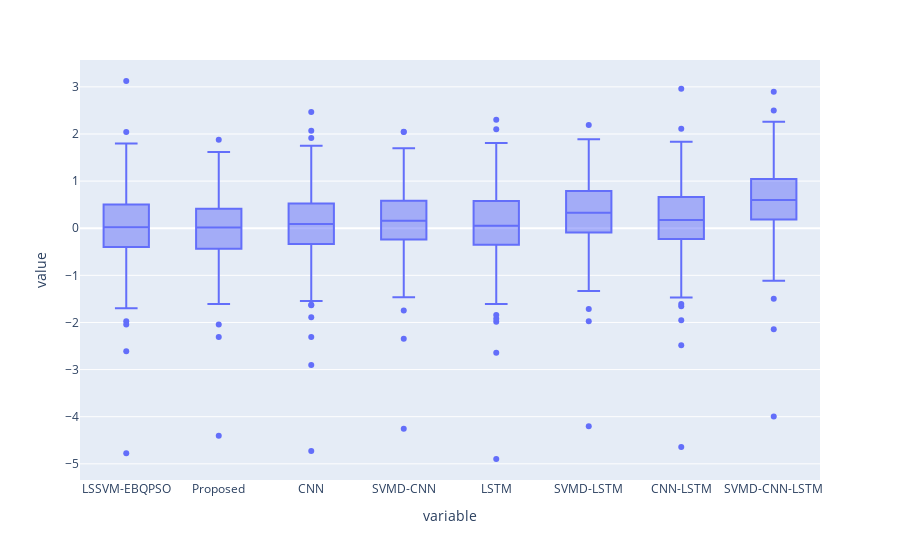

Write notebook code for a chart like this one.
### Code cell
import plotly.express as px
 
df = px.data.tips()
 
fig = px.box(df_errors)
# fig.write_image('figures/ds1_box.svg')
fig.show()

### Figure 1 — Plotly figure (JSON) as saved in the notebook; plotly's stock layout.template omitted (floating-point values rounded to 4 significant figures; data arrays with more than 128 entries replaced by an {"elided": "..."} marker saying what was removed)
{"data": [{"alignmentgroup": "True", "hovertemplate": "variable=%{x}<br>value=%{y}<extra></extra>", "legendgroup": "", "marker": {"color": "#636efa"}, "name": "", "notched": false, "offsetgroup": "", "orientation": "v", "showlegend": false, "type": "box", "x": {"elided": "2208 str values"}, "x0": " ", "xaxis": "x", "y": {"elided": "2208 float values"}, "y0": " ", "yaxis": "y"}], "layout": {"boxmode": "group", "legend": {"tracegroupgap": 0}, "margin": {"t": 60}, "xaxis": {"anchor": "y", "domain": [0, 1], "title": {"text": "variable"}}, "yaxis": {"anchor": "x", "domain": [0, 1], "title": {"text": "value"}}}}
